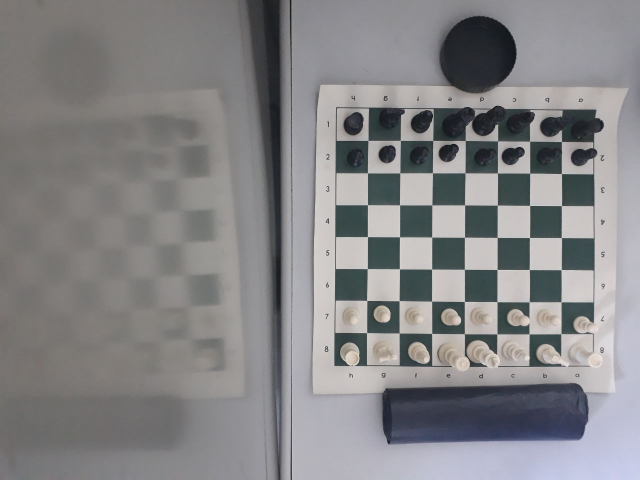
#> input picture Jogos/0/0.jpg, 1280 x 960 px, found by its file name (shown at 1/2 size)
$ jupyter execute --allow-errors 16-04.ipynb   (shell and % lines are left out)
#> lines starting #> are read from the running program, lines starting #| are printed output that depends on the picture
[cell 1]
import matplotlib.pyplot as plt
import numpy as np
import cv2

[cell 2]
img = cv2.imread("Jogos/1/0.jpg", 0)
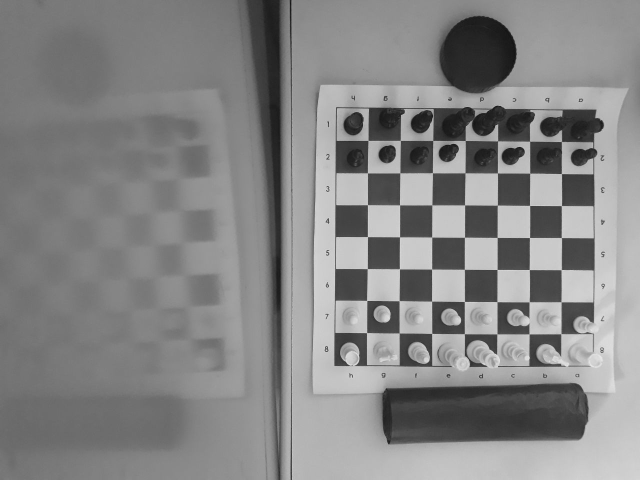
#> img: shape (960, 1280) (shown at 1/2 size); min 6, max 243, mean 133

plt.imshow(img, cmap = "gray")

[cell 3]
aux = np.zeros((400, 400), dtype = np.float32)
pts_aux = np.float32([[0,0],[aux.shape[1], 0],[aux.shape[1],aux.shape[0]],[0,aux.shape[0]]])

[cell 4]
points = []
ix,iy = -1,-1

def get_points(event,x,y,flags,param):
    global ix,iy,drawing,mode, points

    if event == cv2.EVENT_LBUTTONDOWN:
        ix,iy = x,y
        #print(x, y)
        points.append([x, y])

img_r = cv2.resize(img, (int(img.shape[1]/1.4), int(img.shape[0]/1.4)))
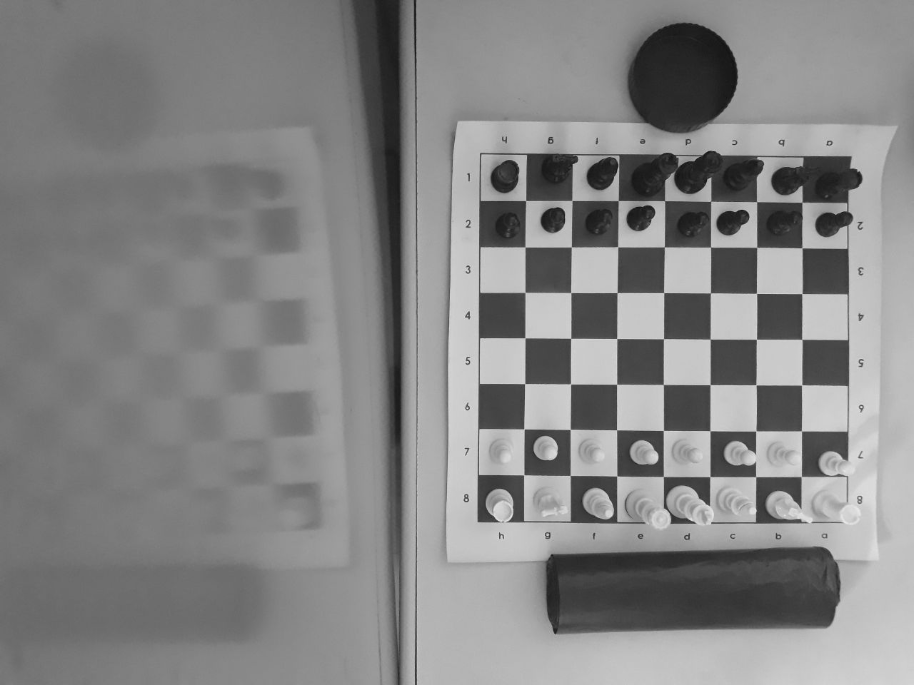
#> img_r: shape (685, 914); min 18, max 233, mean 132.9

# [14 lines of commented-out code are left out]

[cell 5]
#pts1 = np.array([[481., 156.], [852., 158.], [852., 522.], [478., 523.]], dtype = np.float32)

pts1 = np.array([[ 49.,  71.],[282.,  73.],[280., 302.],[ 49., 301.]], dtype = np.float32)

[cell 6]
M = cv2.getPerspectiveTransform(pts1, pts_aux)

[cell 7]
perspectiva = cv2.warpPerspective(img_r, M,(aux.shape[1], aux.shape[0]), aux, borderMode = cv2.BORDER_TRANSPARENT)
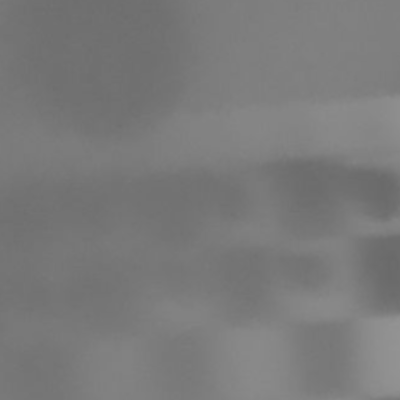
#> perspectiva: shape (400, 400); min 105, max 148, mean 121.9

[cell 8]
plt.imshow(perspectiva, cmap = "gray")

[cell 9]
pts1

[cell 10]
lst = []
for i in range(8):
    for j in range(8):
        lst.append(perspectiva[perspectiva.shape[1]*i//8:perspectiva.shape[1]*(i+1)//8, perspectiva.shape[0]*j//8:perspectiva.shape[0]*(j+1)//8])
#> after the loop, lst = 64 items

[cell 11]
np.array(lst).shape
#> Out = (64, 50, 50)

[cell 12]
array = np.array(lst).reshape(8, 8, 50, -1)

[cell 13]
plt.imshow(array[7, 7])
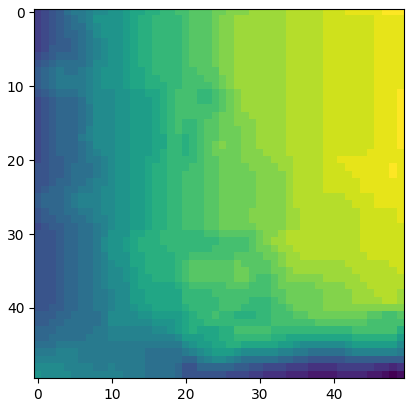
#> figure drawn by matplotlib, 1 panel

[cell 14]
import os
files = []
# r=root, d=directories, f = files
for r, d, f in os.walk("Jogos/1/"):
    for file in f:
        if '.jpg' in file:
            files.append(os.path.join(r, file))

[cell 15]
import re

def atoi(text):
    return int(text) if text.isdigit() else text

def natural_keys(text):
    '''
    alist.sort(key=natural_keys) sorts in human order
    http://nedbatchelder.com/blog/200712/human_sorting.html
    (See Toothy's implementation in the comments)
    '''
    return [ atoi(c) for c in re.split(r'(\d+)', text) ]

files.sort(key=natural_keys)

[cell 16]
perspectiva = []
lst_geral = []

for path in files:
    img = cv2.imread(path, 0)
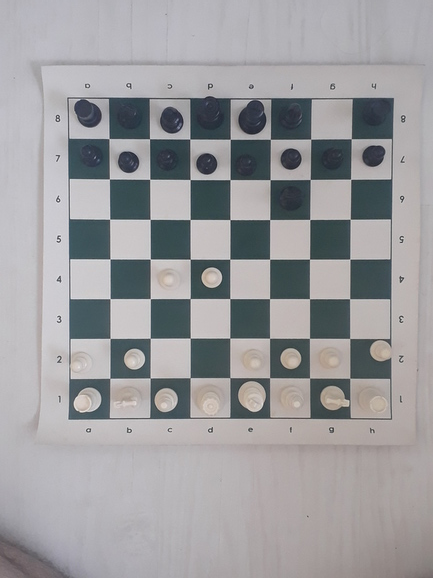
#> input picture Jogos/1/3.jpg, 433 x 578 px
#> img: shape (578, 433); min 35, max 253, mean 155.7
    M = cv2.getPerspectiveTransform(pts1, pts_aux)
    img_r = cv2.resize(img, (int(img.shape[1]/1.4), int(img.shape[0]/1.4)))
#> img_r: shape (412, 309)
    perspectiva.append(cv2.warpPerspective(img_r, M,(aux.shape[1], aux.shape[0]), aux, borderMode = cv2.BORDER_TRANSPARENT))
    lst = []
    for i in range(8):
        for j in range(8):
            lst.append(perspectiva[-1][perspectiva[-1].shape[1]*i//8:perspectiva[-1].shape[1]*(i+1)//8, perspectiva[-1].shape[0]*j//8:perspectiva[-1].shape[0]*(j+1)//8])
    array = np.array(lst).reshape(8, 8, 50, -1)
    lst_geral.append(array)

[cell 17]
array_imgs = np.array(perspectiva)
array_geral = np.array(lst_geral)

[cell 18]
plt.imshow(perspectiva[2])
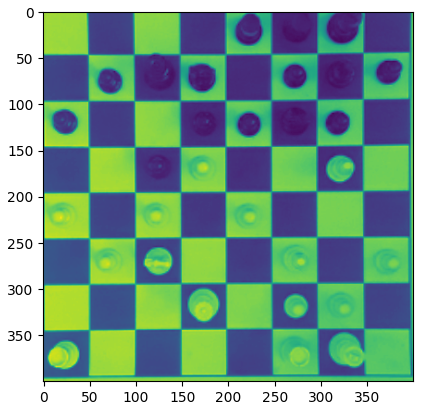
#> figure drawn by matplotlib, 1 panel

[cell 19]
array_geral.shape
#> Out = (3, 8, 8, 50, 50)

[cell 20]
#np.save("Jogos/1/array_geral_1", array_geral)

[cell 21]
def center_image(img, p = 0.35, boolean = True):
#> called with p = 0.35, boolean = True
    if boolean == False:
        return img
    w, h = img.shape
#> w = 50; h = 50
    cw, ch = w//2, h//2
#> cw = 25; ch = 25
    #p = 0.4 #max 0.5
    return img[int(cw - w*p): int(cw + w*p), int(ch - h*p) : int(ch + h*p)]
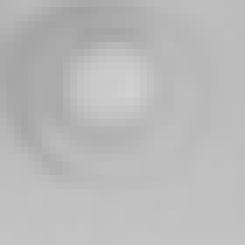
#> returned value: shape (35, 35) (shown 7 times larger); min 160, max 208, mean 185.5

[cell 22]
_ = center_image(array_geral[1][3, 3], p = 0.35)
print(_.shape)
#| (35, 35)
# print(_)
plt.imshow(_, cmap = "gray")

[cell 23]
def check_diff(a, b):
    M = max(a, b)
    return abs(a-b)/M

def dist_imgs(a, b, bins = 256):
#> called with bins = 256
    hista = cv2.calcHist([a],[0],None,[bins],[0,256]).ravel()
#> hista = 256 values, max 635 at index 194, min 0 at index 0, mean 9.77
    histb = cv2.calcHist([b],[0],None,[bins],[0,256]).ravel()
#> histb = 256 values, max 187 at index 191, min 0 at index 0, mean 9.77

    hista_n = hista/np.linalg.norm(hista)
#> hista_n = 256 values, max 0.658 at index 194, min 0 at index 0, mean 0.0101
    histb_n = histb/np.linalg.norm(histb)
#> histb_n = 256 values, max 0.378 at index 191, min 0 at index 0, mean 0.0198

    return 1 - check_diff(np.std(hista), np.std(histb))
#> in check_diff, `M = max(a, b)`: M = 59.55

    return np.max(np.correlate(hista_n, histb_n, "full"))

[cell 24]
dist_imgs(array_geral[0][3, 3], array_geral[1][3, 3])
#> Out = 0.492

#> (a cell that did not finish here is left out)

[cell 26]
def movement(array_geral, jogada = 1, use_center = False, p = 0.35):
    imgs = (jogada-1, jogada)
    lst, two_low = [], []

#     prev = center_image(array_geral[imgs[0]], p = p, boolean = use_center)
#     curr = center_image(array_geral[imgs[1]], p = p, boolean = use_center)

    for i in range(8):
        for j in range(8):
            prev = center_image(array_geral[imgs[0]][i, j], p = p, boolean = use_center)
            curr = center_image(array_geral[imgs[1]][i, j], p = p, boolean = use_center)
            dist_imgs(prev, curr)
            lst.append(dist_imgs(prev, curr))
    lst = np.array(lst).reshape(8, 8)

    for i in range(2):
        idx = np.argmin(lst, axis = None)
        ind = np.unravel_index(idx, lst.shape)

        two_low.append(ind)

        lst[ind[0], ind[1]] = 1
    return np.array(two_low)

#> (a cell that did not finish here is left out)

Correto:

Jogada 1:
##### 4 3
##### 6 3
Jogada 2:
##### 1 5
##### 3 5
Jogada 3:
##### 6 2
##### 4 2
Jogada 4:
##### 0 6
##### 2 5
Jogada 5:
##### 7 6
##### 5 5

#> (a cell that did not finish here is left out)

[cell 29]
def debug_step(array_geral, n, pos, function = dist_imgs,  center = False, p = 0.35, bins = 32):
    fig, axs = plt.subplots(2, 2, figsize = (8, 8))

    img1 = array_geral[n][pos[0], pos[1]]
    img2 = array_geral[n+1][pos[0], pos[1]]

    if center == True:
        img1 = center_image(img1, p = p)
        img2 = center_image(img2, p = p)

    h1 = cv2.calcHist([img1],[0],None,[bins],[0,256]).ravel()
    h2 = cv2.calcHist([img2],[0],None,[bins],[0,256]).ravel()


    ax1 = plt.subplot2grid((2, 2), (0,0))
    plt.axis("off")
    ax1.imshow(img1)

    ax2 = plt.subplot2grid((2, 2), (0,1))
    plt.axis("off")
    ax2.imshow(img2)

    ax3 = plt.subplot2grid((2,2), (1,0), colspan=2)
    ax3.plot(h1)
    ax3.plot(h2)
#     axs[0][0].imshow(img1)
#     axs[0][1].imshow(img2)

#     axs[1][0].plot(h1)
#     axs[1][0].plot(h2)
#    plt.axis("off")

    return(img1, img2, h1, h2, function(img1, img2))

    #return dist_imgs(array_geral[n][pos[0], pos[1]], array_geral[n+1][pos[0], pos[1]])

#> (a cell that did not finish here is left out)

[cell 31]
###

[cell 32]

jogadas = []
#> (the rest of this cell did not finish here and is left out)

[cell 33]
#jogadas

[cell 34]
def matrix_to_chess_notation(array):
    pos1, pos2 = array
    l1, n1 = chr(97 + pos1[1]), 8 - pos1[0]
    l2, n2 = chr(97 + pos2[1]), 8 - pos2[0]
    return ("{}{}{}{}".format(l1, n1, l2, n2), "{}{}{}{}".format(l2, n2, l1, n1))

[cell 35]
array_jogadas = np.array([matrix_to_chess_notation(x) for x in jogadas])

[cell 36]
array_jogadas

#> (a cell that did not finish here is left out)

[cell 38]
##

[cell 39]
import chess
import chess.svg


#> (the rest of this cell did not finish here and is left out)

[cell 40]
def push_board(board, move):
    try:
        board.push_uci(move[0])
        return
    except:
        try:
            board.push_uci(move[1])
            return
        except:
            print("Erro!")
            return -1

[cell 41]
def jogo_ate_i(array_de_jogadas, i = 9999):
    board = chess.Board()
    for jogada in array_de_jogadas[:i]:
        push_board(board, jogada)
    return board

[cell 42]
jogo_ate_i(array_jogadas, i = 30)
#> (the call stopped at in jogo_ate_i, `board = chess.Board()`: chess is not available in this run)

[cell 43]
def test_f(a, b):
    a1 = np.sum(cv2.Canny(center_image(a, boolean=True), 0, 25))/(255)
    b1 = np.sum(cv2.Canny(center_image(b, boolean=True), 0, 25))/(255)
    return abs(a1-b1)

#> (a cell that did not finish here is left out)

score

#> (a cell that did not finish here is left out)
